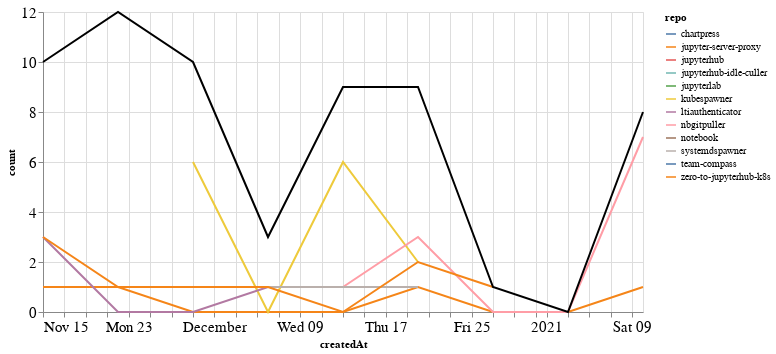

The notebook cell saved with this chart:
### Markdown cell above
### Comments

### Code cell
comments_time = comments.groupby('repo').resample('W', on='createdAt').count()['author'].reset_index()
comments_time = comments_time.rename(columns={'author': 'count'})
comments_time_total = comments_time.groupby('createdAt').agg({"count": "sum"}).reset_index()
ch1 = alt.Chart(comments_time, width=600).mark_line().encode(
    x='createdAt',
    y='count',
    color='repo',
    tooltip="repo"
)

ch2 = alt.Chart(comments_time_total, width=600).mark_line(color="black").encode(
    x='createdAt',
    y='count',
)

ch1 + ch2

### Figure 1 — Vega-Lite specification as saved in the notebook (floating-point values rounded to 4 significant figures)
{"config": {"axisLeft": {"labelFontSize": 15}, "axisBottom": {"labelFontSize": 15}}, "layer": [{"data": {"name": "data-e898dc7d1696f91c7a8f634be00aece0"}, "mark": "line", "encoding": {"color": {"type": "nominal", "field": "repo"}, "tooltip": {"type": "nominal", "field": "repo"}, "x": {"type": "temporal", "field": "createdAt"}, "y": {"type": "quantitative", "field": "count"}}, "width": 600}, {"data": {"name": "data-6ba9319e31301401111926c4b44c7ef3"}, "mark": {"type": "line", "color": "black"}, "encoding": {"x": {"type": "temporal", "field": "createdAt"}, "y": {"type": "quantitative", "field": "count"}}, "width": 600}], "$schema": "https://vega.github.io/schema/vega-lite/v4.8.1.json", "datasets": {"data-e898dc7d1696f91c7a8f634be00aece0": [{"repo": "chartpress", "createdAt": "2020-11-22T00:00:00", "count": 3}, {"repo": "jupyter-server-proxy", "createdAt": "2020-11-15T00:00:00", "count": 1}, {"repo": "jupyter-server-proxy", "createdAt": "2020-11-22T00:00:00", "count": 1}, {"repo": "jupyter-server-proxy", "createdAt": "2020-11-29T00:00:00", "count": 0}, {"repo": "jupyter-server-proxy", "createdAt": "2020-12-06T00:00:00", "count": 0}, {"repo": "jupyter-server-proxy", "createdAt": "2020-12-13T00:00:00", "count": 0}, {"repo": "jupyter-server-proxy", "createdAt": "2020-12-20T00:00:00", "count": 1}, {"repo": "jupyter-server-proxy", "createdAt": "2020-12-27T00:00:00", "count": 0}, {"repo": "jupyter-server-proxy", "createdAt": "2021-01-03T00:00:00", "count": 0}, {"repo": "jupyter-server-proxy", "createdAt": "2021-01-10T00:00:00", "count": 1}, {"repo": "jupyterhub", "createdAt": "2020-11-22T00:00:00", "count": 1}, {"repo": "jupyterhub", "createdAt": "2020-11-29T00:00:00", "count": 1}, {"repo": "jupyterhub-idle-culler", "createdAt": "2020-11-15T00:00:00", "count": 3}, {"repo": "jupyterlab", "createdAt": "2020-11-22T00:00:00", "count": 5}, {"repo": "kubespawner", "createdAt": "2020-11-29T00:00:00", "count": 6}, {"repo": "kubespawner", "createdAt": "2020-12-06T00:00:00", "count": 0}, {"repo": "kubespawner", "createdAt": "2020-12-13T00:00:00", "count": 6}, {"repo": "kubespawner", "createdAt": "2020-12-20T00:00:00", "count": 2}, {"repo": "ltiauthenticator", "createdAt": "2020-11-15T00:00:00", "count": 3}, {"repo": "ltiauthenticator", "createdAt": "2020-11-22T00:00:00", "count": 0}, {"repo": "ltiauthenticator", "createdAt": "2020-11-29T00:00:00", "count": 0}, {"repo": "ltiauthenticator", "createdAt": "2020-12-06T00:00:00", "count": 1}, {"repo": "ltiauthenticator", "createdAt": "2020-12-13T00:00:00", "count": 1}, {"repo": "nbgitpuller", "createdAt": "2020-12-13T00:00:00", "count": 1}, {"repo": "nbgitpuller", "createdAt": "2020-12-20T00:00:00", "count": 3}, {"repo": "nbgitpuller", "createdAt": "2020-12-27T00:00:00", "count": 0}, {"repo": "nbgitpuller", "createdAt": "2021-01-03T00:00:00", "count": 0}, {"repo": "nbgitpuller", "createdAt": "2021-01-10T00:00:00", "count": 7}, {"repo": "notebook", "createdAt": "2020-11-22T00:00:00", "count": 1}, {"repo": "systemdspawner", "createdAt": "2020-12-06T00:00:00", "count": 1}, {"repo": "systemdspawner", "createdAt": "2020-12-13T00:00:00", "count": 1}, {"repo": "systemdspawner", "createdAt": "2020-12-20T00:00:00", "count": 1}, {"repo": "team-compass", "createdAt": "2020-11-29T00:00:00", "count": 2}, {"repo": "zero-to-jupyterhub-k8s", "createdAt": "2020-11-15T00:00:00", "count": 3}, {"repo": "zero-to-jupyterhub-k8s", "createdAt": "2020-11-22T00:00:00", "count": 1}, {"repo": "zero-to-jupyterhub-k8s", "createdAt": "2020-11-29T00:00:00", "count": 1}, {"repo": "zero-to-jupyterhub-k8s", "createdAt": "2020-12-06T00:00:00", "count": 1}, {"repo": "zero-to-jupyterhub-k8s", "createdAt": "2020-12-13T00:00:00", "count": 0}, {"repo": "zero-to-jupyterhub-k8s", "createdAt": "2020-12-20T00:00:00", "count": 2}, {"repo": "zero-to-jupyterhub-k8s", "createdAt": "2020-12-27T00:00:00", "count": 1}], "data-6ba9319e31301401111926c4b44c7ef3": [{"createdAt": "2020-11-15T00:00:00", "count": 10}, {"createdAt": "2020-11-22T00:00:00", "count": 12}, {"createdAt": "2020-11-29T00:00:00", "count": 10}, {"createdAt": "2020-12-06T00:00:00", "count": 3}, {"createdAt": "2020-12-13T00:00:00", "count": 9}, {"createdAt": "2020-12-20T00:00:00", "count": 9}, {"createdAt": "2020-12-27T00:00:00", "count": 1}, {"createdAt": "2021-01-03T00:00:00", "count": 0}, {"createdAt": "2021-01-10T00:00:00", "count": 8}]}}
